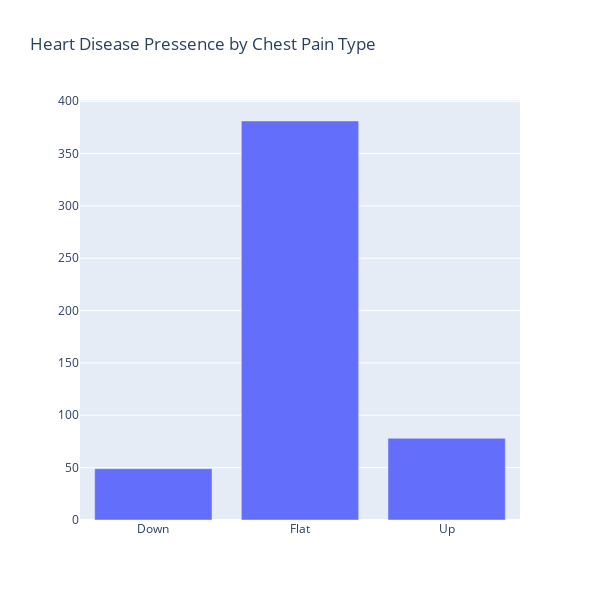

Here is the notebook cell this chart was saved with:
### Markdown cell above
## ST_Slope

### Code cell
traces = go.Bar(x = df.groupby("ST_Slope").HeartDisease.sum().index, y = df.groupby("ST_Slope").HeartDisease.sum())
layout = go.Layout(height = 600,
                    width = 600,
                    autosize = False,
                    title = "Heart Disease Pressence by Chest Pain Type") 
fig = go.Figure(data = traces, layout = layout)
fig.show()

### Figure 1 — Plotly figure (JSON) as saved in the notebook; plotly's stock layout.template omitted (floating-point values rounded to 4 significant figures)
{"data": [{"type": "bar", "x": ["Down", "Flat", "Up"], "y": [49, 381, 78]}], "layout": {"autosize": false, "height": 600, "title": {"text": "Heart Disease Pressence by Chest Pain Type"}, "width": 600}}
